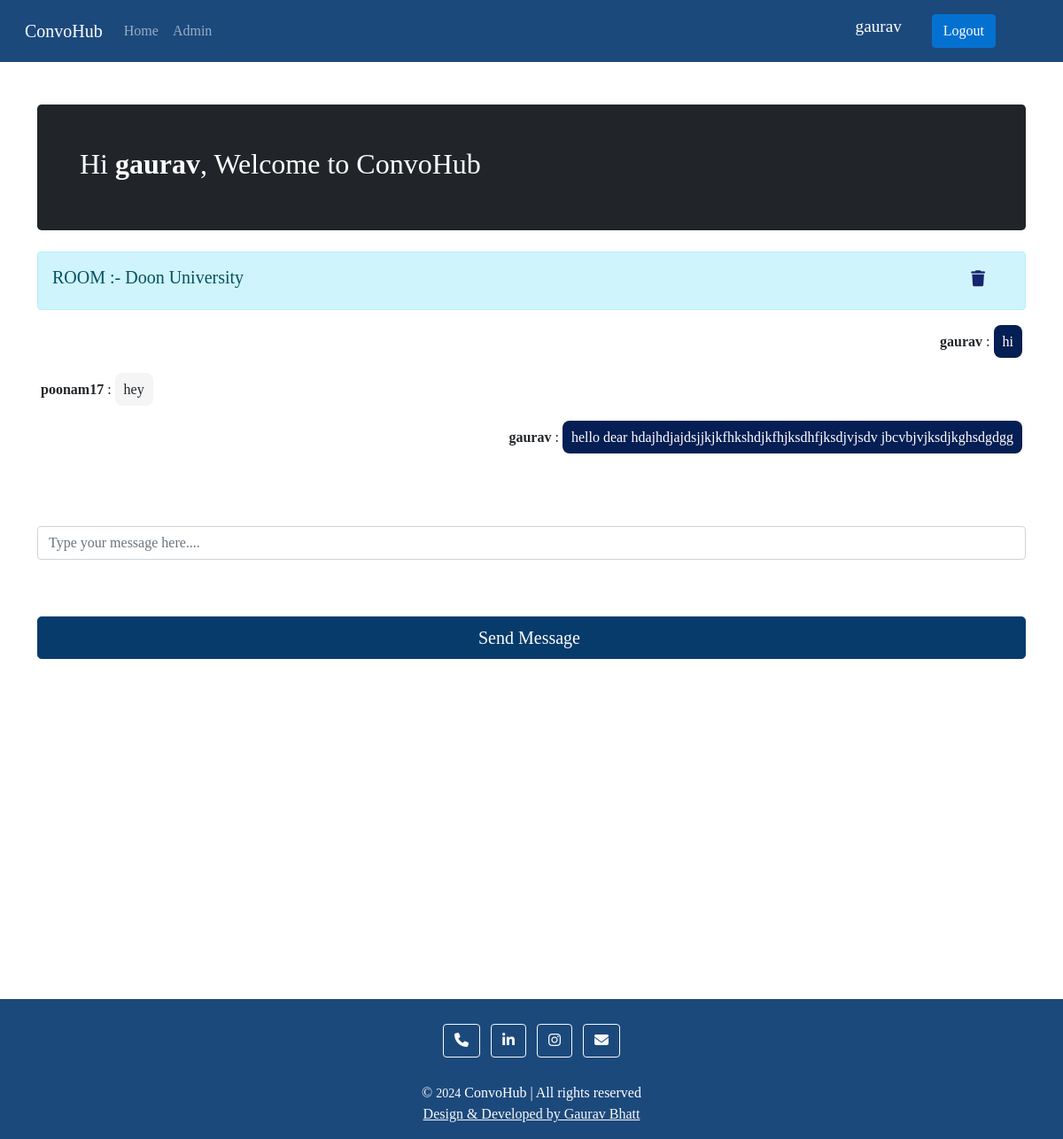
The page /doon (signed in) on the database as committed earlier.
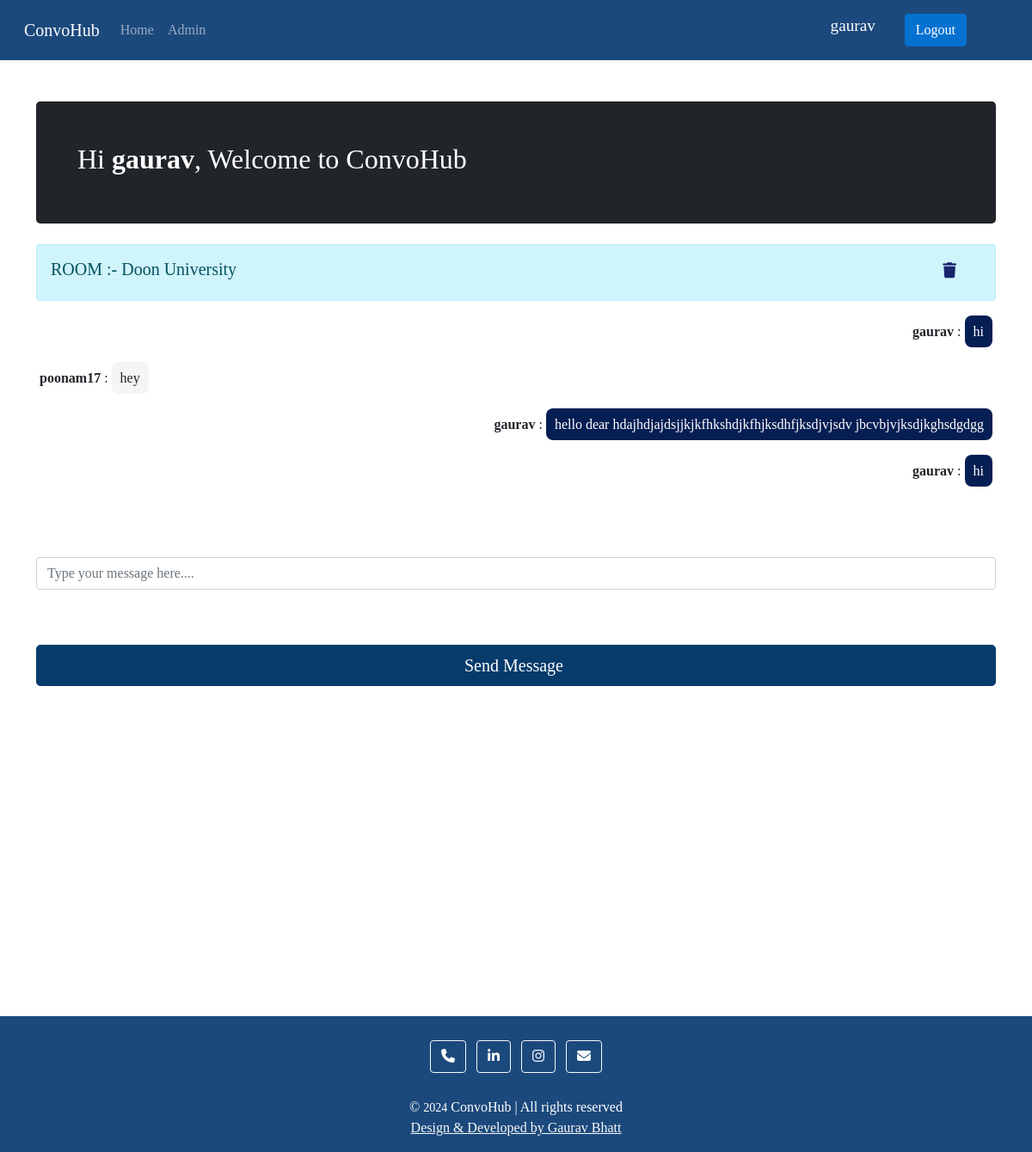
The same page on the database as committed later.
### home/models.py (models this page shows, shortened)
class Room(models.Model):
    name = models.CharField(max_length=20)
    slug = models.SlugField(max_length=100)
    user=models.ForeignKey(User, on_delete=models.CASCADE , null=True)

class Message(models.Model):
    user = models.ForeignKey(User, on_delete=models.CASCADE)
    content = models.TextField()
    room = models.ForeignKey(Room, on_delete=models.CASCADE)
    created_on = models.DateTimeField(auto_now_add=True)

### home/views.py (the view)
# urls.py: path("<str:slug>", views.room, name="room"),
def room(request,slug):
    if request.user.is_authenticated:
        room_name=Room.objects.get(slug=slug).name
        messages=Message.objects.filter(room=Room.objects.get(slug=slug))
        user_n=Room.objects.get(slug=slug).user
        print(user_n)
        return render(request, "room.html",{"room_name":room_name,"slug":slug,'messagess':messages ,'user_n':user_n})
    else:
        mg.warning(request, 'Please login first to join Chat Room')
        return redirect('/')

### templates/room.html (shortened to what this page needs)
{% extends 'base.html' %}
{% block content %}
{% if user.is_authenticated %}
  <div class="container">
    <div class="row d-flex justify-content-center">
        <div class="col-12">
            <div class="alert alert-info d-flex justify-content-between" role="alert">
              <h5>ROOM :- {{room_name}}</h5>
              <div class=" mx-1">
                {% if request.user == user_n %}
                <a href="/deleteroom/{{slug}}" style="color: rgb(23, 36, 110);" class="btn  btn-sm px-4"> <i style="font-size: 18px;" class="fa-solid fa-trash"></i></a>
                {% endif %}
            </div>
            </div>
            <form>
                <div class="form-group">
                  {% if messagess %}
                  <div class="jumbotron" id="chatbox" style="padding: 4px 2px;max-height: 400px;  /* Adjust the max-height as needed */
                  overflow-y: scroll;
                ">
                      {% for message in messagess %}
                        <div class="chat-message {% if message.user == request.user %}text-right{% else %}text-left{% endif %}" style="border-color: rgb(255, 255, 255); font-size: 16px;" >
                          <b style="margin-bottom: 5px;" >{{ message.user.username }}</b> : <span id="msg" style=" border-radius: 8px;  padding: 10px 10px 10px 10px;  color: {% if message.user == request.user %} white{% endif %};       background-color: {% if message.user == request.user %} rgb(5, 30, 83){% else %}whitesmoke{% endif %}; ">{{ message.content }}</span> <br> <br>
                        </div>
                        {% endfor %}
                  </div>
                  {% else %}
                  <div class="jumbotron" id="chatbox" style="padding: 4px 2px;"></div>
                  <b>No Messages in this Room.</b>
                    {% endif %}
                </div>
                <br/>
                <div class="form-group" style="width: 100%;">
                    <input class="form-control" placeholder="Type your message here...." id="my_input" type="text" required></br>
                </div>
                <br/>
                <input class="btn btn-primary btn-lg btn-block" id="submit_button" type="button" value="Send Message " style="background-color: rgb(7, 59, 107); border-color: rgb(7, 59, 107);">
            </form>
        </div>
    </div>
</div>
{% endif %}
<br/>
{% endblock %}

### templates/base.html (shortened to what this page needs)
<!doctype html>
<html lang="en">
  <head>
<link rel="stylesheet" href="https://cdnjs.cloudflare.com/ajax/libs/font-awesome/6.4.2/css/all.min.css"
integrity="sha512-z3gLpd7yknf1YoNbCzqRKc4qyor8gaKU1qmn+CShxbuBusANI9QpRohGBreCFkKxLhei6S9CQXFEbbKuqLg0DA=="
crossorigin="anonymous" />
<link rel="stylesheet" href="https://cdn.jsdelivr.net/npm/bootstrap@4.3.1/dist/css/bootstrap.min.css">
    <link href="https://cdn.jsdelivr.net/npm/bootstrap@5.0.2/dist/css/bootstrap.min.css" rel="stylesheet">
  </head>
  <body>
    <nav class="navbar navbar-expand-lg navbar-dark bg-light"
    style="background: linear-gradient(-45deg, rgb(28, 73, 124), rgb(28, 73, 124), rgb(28, 73, 124), rgb(28, 73, 124)); color: white;">
    <div class="container-fluid">
      <a class="navbar-brand" href="#">ConvoHub</a>
      <div class="collapse navbar-collapse" id="navbarSupportedContent">
        <ul class="navbar-nav me-auto mb-2 mb-lg-0">
          <li class="nav-item">
            <a class="nav-link {% block homeactive %}{% endblock homeactive %}" aria-current="page" href="/">Home</a>
          </li>
          <li class="nav-item">
            <a class="nav-link " href="/admin" target="_blank">Admin</a>
          </li>
        </ul>
        {% if user.is_authenticated %}
        <div class="d-flex mx-4 ">
          <big class="my-2" style="font-weight: 400; padding-right: 10px;">{{request.user}}</big>
          <button type="button" class="btn  mx-4 my-2" style="background-color: rgb(4, 113, 209); border-color: rgb(4, 113, 209);">
            <a href="/logout" style="text-decoration: none; color: white; ">Logout</a>
          </button>
        </div>
        {% endif %}
      </div>
    </div>
  </nav>
    {% block header%}
    <div class="container mt-5">
      <div class="h-100 p-5 text-white bg-dark rounded-3">
        <h2> Hi <b>{{ user.username }}</b>, Welcome to ConvoHub</h2>
      </div>
    </div>
      <br/>
    {% endblock %}
    <main>
      {% block content %}
      {% endblock %}
    </main>
    <footer class="text-center" id="contact "
    style="margin-top: 45vh; background: linear-gradient(-45deg, rgb(28, 73, 124), rgb(28, 73, 124), rgb(28, 73, 124), rgb(28, 73, 124));  color: white;">
    <div class="container p-4 pb-0">
      <section class="mb-4">
        <a class="btn btn-outline-light btn-floating m-1" href="tel:7017501776" role="button"><i
            class="fa fa-phone"></i></a>
        <a class="btn btn-outline-light btn-floating m-1" href="https://www.linkedin.com/in/gaurav-bhatt-b927321a6/"
          role="button"><i class="fab fa-linkedin-in"></i></a>
        <a class="btn btn-outline-light btn-floating m-1" href="https://www.instagram.com/gaurav_04_01/"
          role="button"><i class="fab fa-instagram"></i></a>
        <a class="btn btn-outline-light btn-floating m-1" href="mailto:gauravbhatt0401@gmail.com" role="button"><i
            class="fa fa-envelope"></i></a>
      </section>
    </div>
    <div class="text-center pb-3" >
     <span style="font-size: 2vh;"> ©  <small id="year"></small> ConvoHub | All rights reserved </span><br>
      <a style="font-size: 2vh;" class="text-light" href="https://gaurav-bhatt-s-portfolio.vercel.app/">Design & Developed by Gaurav Bhatt</a>
    </div>
  </footer>
  </body>
</html>

### templates/base.html (style rules this page uses)
.chat-message { width: 100%; border: 2px solid palegreen; border-radius: 6px; margin: 2px 0px; }
.jumbotron { background-color: white; }
body { font-family: Cambria, Cochin, Georgia, Times, 'Times New Roman', serif; font-optical-sizing: auto; font-weight: 500; font-style: normal; }

Rows that differ between the two databases and show on the page:
added Message: user.username "gaurav", content "hi"
